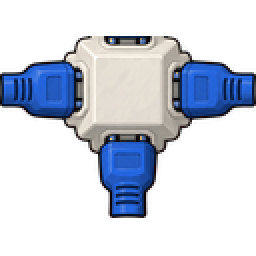
#> input picture src/RimMandrake/GimmeSomeSlack/art_source/junction_necks_2026-11-05/orig/ExtCord_Blue_Junction_T.png, 128 x 128 px, given in place of ExtCord_Junction_T.png, which was not available (shown 2 times larger)
$ python make_necks.py --out out.png
#> lines starting #> are read from the running program, lines starting #| are printed output that depends on the picture; after the words box and inside, x2 and y2 are one past the last pixel; in counts of white or black regions, pixels touching at a corner belong together
#!/usr/bin/env python3
"""GSS_JUNCTION_REDRAW_BODY_WIDER_THAN_CORD: compact Modern (ExtCord) and Futuristic (Cybertek) T/X junctions.

The shipped boxes (orig/, copied before this change) span the whole 128 px canvas, drawn 1.15 cells wide
(CordBuilder.JunctionScale), with sleeves 18-26 px thick = 0.16-0.23 cells against a 0.08-cell strand. This
shrinks each box (housing + sleeves, the painted art unchanged) by SCALE about its arm-meeting point
(CordBuilder.TapeAnchorZ: the T's arms meet 0.152 canvas above centre, the X's at the centre) and paints a
cable neck from each shrunken sleeve out to the original port tip, cut from the style's own strand texture:
the whole strand texture squeezed so its painted band is NECK_PAINT px (0.076 cell; judge note 2026-11-05: a neck cut
from the opaque band alone stood visibly wider than the cord). Port positions and directions do not move.

    python3 make_necks.py --out <dir inside the clone>    then, per PNG, `art.py install GimmeSomeSlack
    Textures/RimMandrake/GimmeSomeSlack/Styles/<folder>/<slot>.png --file <dir>/<folder>/<slot>.png --reason script:<this>`
    (art goes through the art ledger only; never write the Textures tree directly)
Proof: ../../selftest_gss_junction_necks.py
"""
import argparse
import os

from PIL import Image

HERE = os.path.dirname(os.path.abspath(__file__))
STYLES = os.path.normpath(os.path.join(HERE, "..", "..", "Textures", "RimMandrake", "GimmeSomeSlack", "Styles"))
SCALE = 0.62
NECK_PAINT = 8.5  # painted neck width, px: 0.076 cells, inside +-20% of the 0.08 strand
SS = 4  # necks are laid at 4x and downsampled, so width and centre are not rounded to whole pixels
OVERLAP = 4  # neck runs this far under the sleeve so no gap shows
ARM = 64.0   # every arm tip lies 64 px from the meeting point (measured on the shipped art)

# (folder, strand texture) -- the root ExtCord junction is the orange one (ConduitStyles.Colours[0])
SETS = [("ExtCord", "ExtCord/Strand_Orange"), ("ExtCord/Blue", "ExtCord/Strand_Blue"),
        ("ExtCord/Brown", "ExtCord/Strand_Brown"), ("ExtCord/Green", "ExtCord/Strand_Green"),
        ("ExtCord/Yellow", "ExtCord/Strand_Yellow"), ("Cybertek", "Cybertek/Strand")]
# meeting point (image px, x right / y down) and arm directions (dx, dy) per slot
SLOTS = {"Junction_T": ((63.5, 44.5), [(-1, 0), (1, 0), (0, 1)]),
         "Junction_X": ((63.5, 63.5), [(-1, 0), (1, 0), (0, -1), (0, 1)])}


def strand_strip(path, length):
    """A horizontal piece of the strand texture drawn as the game draws the cord: the whole texture (transparent
    margins included) squeezed to the quad height that paints NECK_PAINT px, at SS x resolution."""
    s = Image.open(path).convert("RGBA")
    a = s.getchannel("A")
    band = [y for y in range(s.height) if a.crop((0, y, s.width, y + 1)).getextrema()[1] > 40]
    # the quad height that paints NECK_PAINT px of this strand's band (Brown paints 24 of 32 rows, Green 30)
    quad = round(NECK_PAINT * s.height / len(band) * SS)
    n = length // s.width + 1
    long_ = Image.new("RGBA", (s.width * n, s.height))
    for i in range(n):
        long_.paste(s, (i * s.width, 0))
    return long_.crop((0, 0, length, s.height)).resize((length * SS, quad), Image.LANCZOS)


def make(orig_png, strand_png, slot):
    src = Image.open(orig_png).convert("RGBA")
    (mx, my), arms = SLOTS[slot]
    W = src.width
    cx, cy = mx + 0.5, my + 0.5  # the meeting point in pixel-edge coordinates
    body = src.resize((round(W * SCALE), round(W * SCALE)), Image.LANCZOS)
    necks = Image.new("RGBA", (W * SS, W * SS), (0, 0, 0, 0))
    inner = ARM * SCALE - OVERLAP  # neck start, from the meeting point
    length = int(round(ARM - inner)) + 1
    for dx, dy in arms:
        strip = strand_strip(strand_png, length)  # runs +x from its left end
        hw = strip.height / 2
        if dx == 1:
            piece, ox, oy = strip, (cx + inner) * SS, cy * SS - hw
        elif dx == -1:
            piece, ox, oy = strip.transpose(Image.FLIP_LEFT_RIGHT), (cx - inner) * SS - strip.width, cy * SS - hw
        elif dy == 1:
            piece, ox, oy = strip.transpose(Image.ROTATE_270), cx * SS - hw, (cy + inner) * SS
        else:
            piece, ox, oy = strip.transpose(Image.ROTATE_90), cx * SS - hw, (cy - inner) * SS - strip.width
        necks.alpha_composite(piece, (int(round(ox)), int(round(oy))))
    out = necks.resize((W, W), Image.LANCZOS)
    # nothing past the shipped arm tips (ARM px from the meeting point)
    clip = Image.new("L", (W, W), 0)
    for dx, dy in arms:
        x0 = cx - 8 if dx == 0 else (cx if dx == 1 else cx - ARM)
        x1 = cx + 8 if dx == 0 else (cx + ARM if dx == 1 else cx)
        y0 = cy - 8 if dy == 0 else (cy if dy == 1 else cy - ARM)
        y1 = cy + 8 if dy == 0 else (cy + ARM if dy == 1 else cy)
        clip.paste(255, (int(round(x0)), int(round(y0)), int(round(x1)), int(round(y1))))
    out.putalpha(Image.composite(out.getchannel("A"), Image.new("L", (W, W), 0), clip))
    # the shrunken box over the necks, its meeting point kept where it was
    out.alpha_composite(body, (int(round(cx - cx * SCALE)), int(round(cy - cy * SCALE))))
    return out


def main():
    ap = argparse.ArgumentParser()
    ap.add_argument("--out", required=True)
    a = ap.parse_args()
    for folder, strand in SETS:
        for slot in SLOTS:
            orig = os.path.join(HERE, "orig", folder.replace("/", "_") + "_" + slot + ".png")
            dst = os.path.join(a.out, folder, slot + ".png")
            os.makedirs(os.path.dirname(dst), exist_ok=True)
            make(orig, os.path.join(STYLES, strand + ".png"), slot).save(dst)
#> in make, src is the input picture: PIL image 128x128 RGBA; mean R, G, B, A 38.4, 44.7, 57.4, 87.2
#> in make, `body = src.resize((round(W * SCALE), round(W * SCALE)), Image.LANCZOS)`:
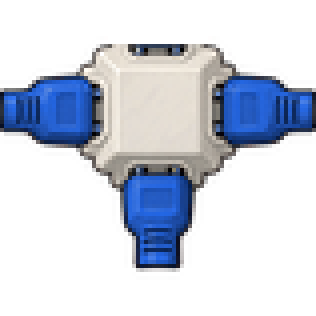
#> body: PIL image 79x79 RGBA (shown 4 times larger); mean R, G, B, A 38.9, 45.2, 58.3, 87.3; transparent parts drawn white
#> in make, `necks = Image.new("RGBA", (W * SS, W * SS), (0, 0, 0, 0))`: necks: PIL image 512x512 RGBA; every value is 0
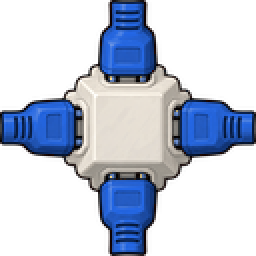
#> input picture src/RimMandrake/GimmeSomeSlack/art_source/junction_necks_2026-11-05/orig/ExtCord_Blue_Junction_X.png, 128 x 128 px, given in place of Strand_Orange.png, which was not available (shown 2 times larger)
#> in strand_strip, s is the input picture: PIL image 128x128 RGBA; mean R, G, B, A 40.5, 49.3, 66.7, 101.9
#> in strand_strip, `a = s.getchannel("A")`:
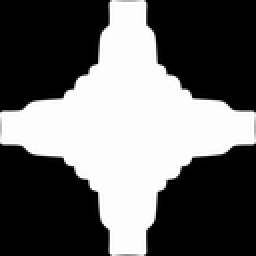
#> a: PIL image 128x128 L (shown 2 times larger); min 0, max 255, mean 101.9
#> in strand_strip, `band = [y for y in range(s.height) if a.crop((0, y, s.width, y + 1)).g..`: band = 128 values from 0 to 127
#> in strand_strip, `quad = round(NECK_PAINT * s.height / len(band) * SS)`: quad = 34
#> in strand_strip, `long_ = Image.new("RGBA", (s.width * n, s.height))`: long_: PIL image 128x128 RGBA; every value is 0
#> in make, `piece, ox, oy = strip.transpose(Image.FLIP_LEFT_RIGHT), (cx - inner) *..`:
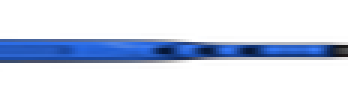
#> piece: PIL image 116x34 RGBA (shown 3 times larger); mean R, G, B, A 5.7, 16.8, 36.1, 45.1; transparent parts drawn white
#> in make, `piece, ox, oy = strip.transpose(Image.FLIP_LEFT_RIGHT), (cx - inner) *..`: ox = -2.72; oy = 163
#> in make, `necks.alpha_composite(piece, (int(round(ox)), int(round(oy))))`:
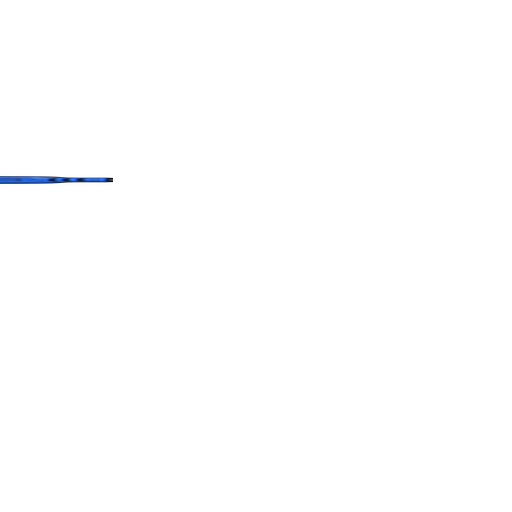
#> necks: PIL image 512x512 RGBA; mean R, G, B, A 0.1, 0.2, 0.5, 0.7; transparent parts drawn white
#> in make, `clip = Image.new("L", (W, W), 0)`: clip: PIL image 128x128 L; every value is 0
#> after the loop in make, `for dx, dy in arms:`:
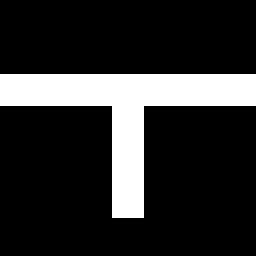
#> clip: PIL image 128x128 L (shown 2 times larger); 18% white; 1 white region, box (x1, y1, x2, y2) and area: (0, 37, 128, 109) 2944
#> in make, `out.alpha_composite(body, (int(round(cx - cx * SCALE)), int(round(cy -..`:
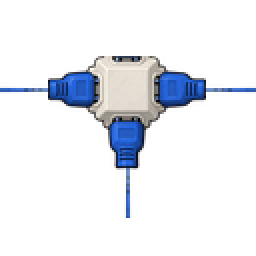
#> out: PIL image 128x128 RGBA (shown 2 times larger); mean R, G, B, A 15.2, 18.3, 24.6, 35.1; transparent parts drawn white
            print("wrote", dst)


if __name__ == "__main__":
#> (the run stopped early here; a loop or call above may not have finished)
